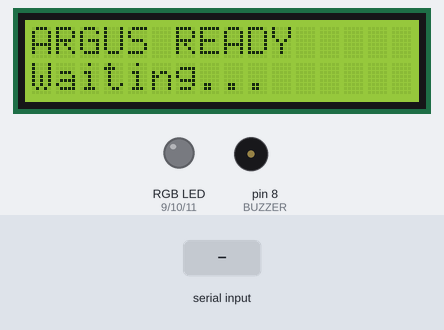
The sketch below on a simulated Arduino Uno, built with avr-gcc and run on an emulated ATmega328P. On the bench: 16×2 character LCD, an RGB LED mixed from three pins (HIGH = lit), buzzer (waves = sounding, pin HIGH). The inputs (shaded band) are chosen by the test bench.

Above: at 1.2 s.
1.3 s: "STATUS:YELLOW:\n" received over Serial
At 2.6 s:
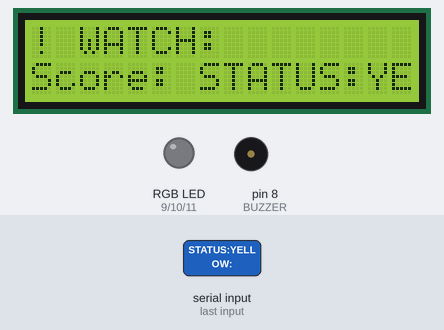
4.3 s: "EXAM:START\n" received over Serial
At 5.5 s:
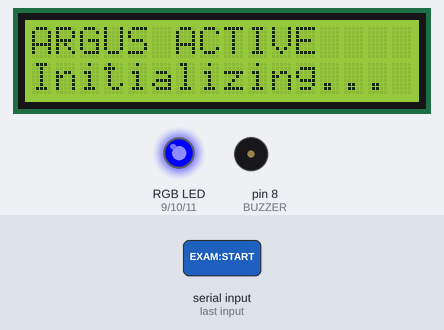
5.8 s: "ALERT:\n" received over Serial
At 7.51 s:
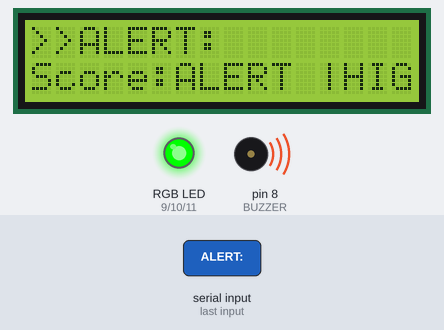
8.8 s: "EXAM:END\n" received over Serial
At 10.0 s:
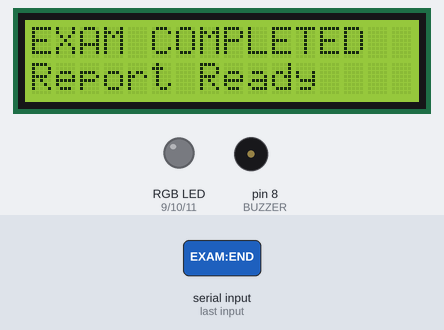
10.3 s: "ALERT:\n" received over Serial
At 10.44 s:
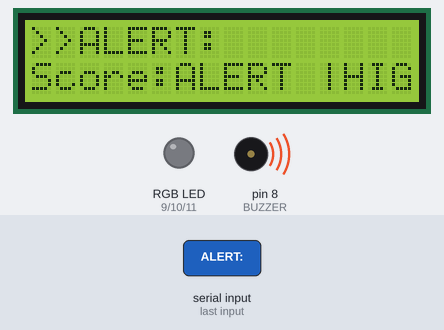
12.2 s: "STATUS:GREEN\n" received over Serial
At 12.7 s:
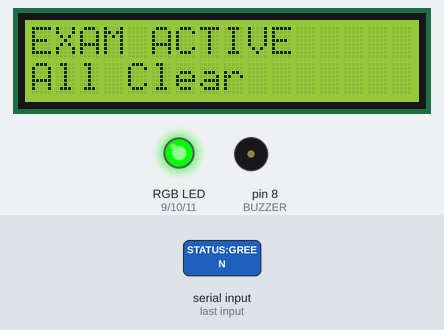
Timing chart, 0 to 14.7 s (numbered marks = the images above; inputs shaded):
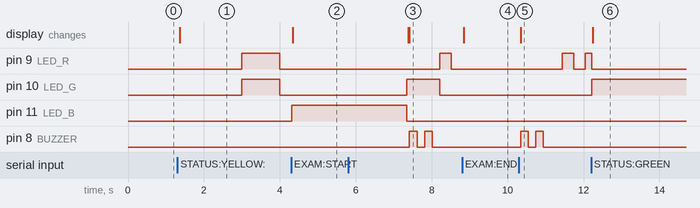

The sketch:

console.ino
```cpp
#include <Wire.h>
#include <LiquidCrystal_I2C.h>

// ── Pin Definitions (Page 27) ──────────────────────────────
#define LED_R 9
#define LED_G 10
#define LED_B 11
#define BUZZER 8

// ── LCD Setup: 16x2, I2C address 0x27 (Page 27) ───────────
LiquidCrystal_I2C lcd(0x27, 16, 2);

// ── State Variables ────────────────────────────────────────
String inputString = "";
bool stringComplete = false;

unsigned long previousMillis = 0;
bool ledState = false;
String currentMode = "IDLE";
int blinkInterval = 1000;

// ── Setup ──────────────────────────────────────────────────
void setup() {
  Serial.begin(9600);
  inputString.reserve(50);

  pinMode(LED_R, OUTPUT);
  pinMode(LED_G, OUTPUT);
  pinMode(LED_B, OUTPUT);
  pinMode(BUZZER, OUTPUT);

  lcd.init();
  lcd.backlight();
  lcd.setCursor(0, 0);
  lcd.print("ARGUS READY     ");
  lcd.setCursor(0, 1);
  lcd.print("Waiting...      ");

  setLED(0, 0, 0);
}

// ── Main Loop ──────────────────────────────────────────────
void loop() {

  while (Serial.available()) {
    char inChar = (char)Serial.read();
    if (inChar == '\n') {
      stringComplete = true;
    } else {
      inputString += inChar;
    }
  }

  if (stringComplete) {
    processMessage(inputString);
    inputString = "";
    stringComplete = false;
  }

  handleBlink();
}

// ── Message Parser (Page 28) ───────────────────────────────
void processMessage(String msg) {
  msg.trim();

  // PING → PONG heartbeat
  if (msg == "PING") {
    Serial.println("PONG");
    return;
  }

  // EXAM:START → blue 3 sec → solid green
  if (msg == "EXAM:START") {
    setLED(0, 0, 255);
    lcd.clear();
    lcd.setCursor(0, 0);
    lcd.print("ARGUS ACTIVE    ");
    lcd.setCursor(0, 1);
    lcd.print("Initializing... ");
    delay(3000);
    currentMode = "GREEN";
    setLED(0, 255, 0);
    lcd.clear();
    lcd.setCursor(0, 0);
    lcd.print("EXAM ACTIVE     ");
    lcd.setCursor(0, 1);
    lcd.print("All Clear       ");
    return;
  }

  // EXAM:END → LED off, LCD done
  if (msg == "EXAM:END") {
    currentMode = "IDLE";
    setLED(0, 0, 0);
    lcd.clear();
    lcd.setCursor(0, 0);
    lcd.print("EXAM COMPLETED  ");
    lcd.setCursor(0, 1);
    lcd.print("Report Ready    ");
    return;
  }

  // STATUS:GREEN → solid green
  if (msg == "STATUS:GREEN") {
    currentMode = "GREEN";
    setLED(0, 255, 0);
    lcd.clear();
    lcd.setCursor(0, 0);
    lcd.print("EXAM ACTIVE     ");
    lcd.setCursor(0, 1);
    lcd.print("All Clear       ");
    return;
  }

  // STATUS:YELLOW:Bx:score → slow yellow blink
  if (msg.startsWith("STATUS:YELLOW:")) {
    currentMode = "YELLOW";
    blinkInterval = 1000;
    int firstColon = msg.indexOf(':', 14);
    String bench = msg.substring(14, firstColon);
    String score = msg.substring(firstColon + 1);
    lcd.clear();
    lcd.setCursor(0, 0);
    lcd.print("! WATCH: " + bench + "      ");
    lcd.setCursor(0, 1);
    lcd.print("Score: " + score + " | MED  ");
    return;
  }

  // ALERT:Bx:score:HIGH → fast red blink + 2 beeps
  if (msg.startsWith("ALERT:")) {
    currentMode = "RED";
    blinkInterval = 300;
    int c1 = msg.indexOf(':');
    int c2 = msg.indexOf(':', c1 + 1);
    int c3 = msg.indexOf(':', c2 + 1);
    String bench = msg.substring(c1 + 1, c2);
    String score = msg.substring(c2 + 1, c3);
    lcd.clear();
    lcd.setCursor(0, 0);
    lcd.print(">>ALERT: " + bench + "     ");
    lcd.setCursor(0, 1);
    lcd.print("Score:" + score + " |HIGH  ");
    buzz(2);
    return;
  }
}

// ── Non-blocking Blink Handler ─────────────────────────────
void handleBlink() {
  if (currentMode == "GREEN") {
    setLED(0, 255, 0);
    return;
  }

  unsigned long currentMillis = millis();
  if (currentMillis - previousMillis >= blinkInterval) {
    previousMillis = currentMillis;
    ledState = !ledState;

    if (currentMode == "YELLOW") {
      if (ledState) setLED(255, 255, 0);
      else setLED(0, 0, 0);
    }

    if (currentMode == "RED") {
      if (ledState) setLED(255, 0, 0);
      else setLED(0, 0, 0);
    }
  }
}

// ── RGB LED Helper ─────────────────────────────────────────
void setLED(int r, int g, int b) {
  analogWrite(LED_R, r);
  analogWrite(LED_G, g);
  analogWrite(LED_B, b);
}

// ── Buzzer Helper ──────────────────────────────────────────
void buzz(int times) {
  for (int i = 0; i < times; i++) {
    digitalWrite(BUZZER, HIGH);
    delay(200);
    digitalWrite(BUZZER, LOW);
    delay(200);
  }
}
```

Measured:
- after the input at 1.3 s, pin 9 (LED_R), pin 10 (LED_G): LOW → HIGH after 1.7 s, → LOW 1.0 s later; the display: changes after 0.06 s (image 1)
- after the input at 4.3 s, pin 9 (LED_R), pin 10 (LED_G): stays LOW (without the input it goes to HIGH after 0.70 s); pin 11 (LED_B): LOW → HIGH at once; the display: changes after 0.05 s (image 2)
- after the input at 5.8 s, pin 9 (LED_R): LOW → HIGH after 2.4 s, → LOW 0.30 s later; pin 8 (BUZZER): alternates HIGH for 0.20 s and LOW for 0.20 s, 4 changes in all, then stays LOW, starting after 1.6 s; the display: first differs from a run without the input after 1.6 s (image 3)
- after the input at 8.8 s, pin 9 (LED_R): stops changing and stays LOW; the display: changes at once (image 4)
- after the input at 10.3 s, pin 9 (LED_R): LOW → HIGH after 1.1 s, → LOW 0.30 s later, → HIGH 0.30 s later; pin 8 (BUZZER): alternates HIGH for 0.20 s and LOW for 0.20 s, 4 changes in all, then stays LOW, starting at once; the display: changes at once (image 5)
- after the input at 12.2 s, pin 10 (LED_G): LOW → HIGH at once; the display: changes at once (image 6)
